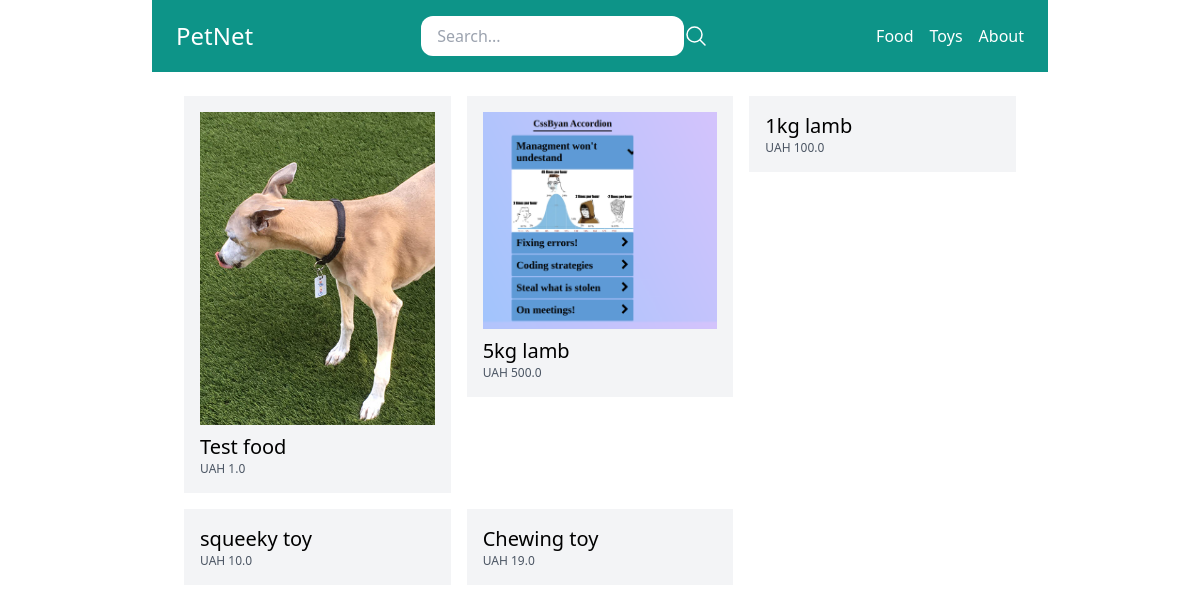
The app's page /, older data.
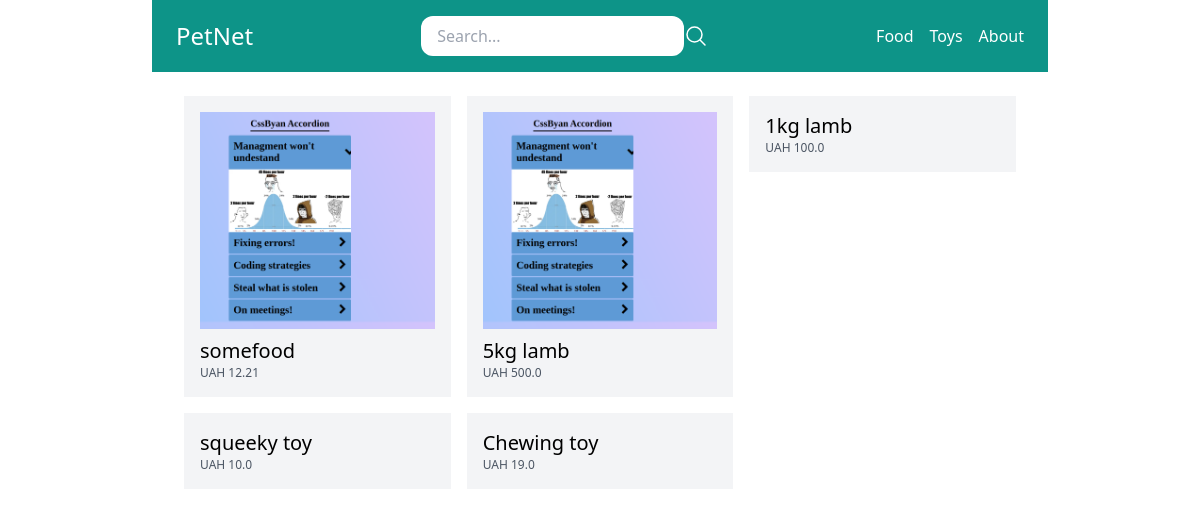
The same page, newer data.
### store/models.py (models this page shows, shortened)
class Category(models.Model):
    title = models.CharField(max_length=50)
    slug = models.SlugField(max_length=50)
    class Meta:
        verbose_name = 'Category'
        verbose_name_plural = 'Categories'

class Product(models.Model):
    DRAFT = 'draft'
    WAITING_APPROVAL = 'waitingapproval'
    ACTIVE = 'active'
    DELETED = 'deleted'
    STATUS_CHOICES = (
        (DRAFT, 'Draft'),
        (WAITING_APPROVAL, 'Waiting approval'),
        (ACTIVE, 'Active'),
        (DELETED, 'Deleted'),
    )
    user = models.ForeignKey(User, related_name='products', on_delete=models.CASCADE)
    category = models.ForeignKey(Category, related_name='products', on_delete=models.CASCADE)
    title = models.CharField(max_length=50)
    slug = models.SlugField(max_length=50)
    description = models.TextField(blank=True)
    price = models.IntegerField()
    image = models.ImageField(upload_to='uploads/product_images/', blank=True, null=True)
    created_at = models.DateTimeField(auto_now_add=True)
    updated_at = models.DateTimeField(auto_now=True)
    status = models.CharField(max_length=50, choices=STATUS_CHOICES, default=ACTIVE)
    class Meta:
        ordering = ("-created_at",)
    def get_display_price(self):
        return self.price / 100

### core/views.py (the view)
# urls.py: path('', frontpage, name='frontpage'),
def frontpage(request):
    products = Product.objects.filter(status=Product.ACTIVE)[0:6]
    return render(request, 'core/frontpage.html', {
        'products': products
    })

### store/templatetags/menu.py (called while the page is built)
@register.inclusion_tag('core/menu.html')
def menu():
    categories = Category.objects.all()
    return {'categories': categories}

### core/templates/core/frontpage.html (shortened to what this page needs)
{% extends 'core/base.html' %}
{%  block content %}
    {% include 'store/partials/products.html' %}
{% endblock %}

### core/templates/core/menu.html
{% for category in categories %}
<a href="{% url 'category_detail' category.slug %}" class="text-white">{{ category.title }}</a>
{% endfor %}
<a href="{% url 'about' %}" class="text-white">About</a>

### store/templates/store/partials/products.html
<div class="flex flex-wrap">
    {% for product in products %}
        <div class="product w-1/3 p-2">
            <div class="p-4 bg-gray-100">
                <a href="{% url 'product_detail' product.category.slug product.slug %}">
                    {% if product.image %}
                        <div class="image mb-2">
                            <img src="{{ product.image.url }}" alt="Image of {{ product.title }}">
                        </div>
                    {% endif %}
                        <h2 class="text-xl">{{ product.title }}</h2>
                    <p class="text-xs text-gray-600">UAH  {{ product.get_display_price }}</p>
                </a>
            </div>
        </div>
    {% endfor %}
</div>

Row changes from the older to the newer data that the page shows:
removed Product: image (picture), title "Test food", get_display_price "1.0"
added Product: image (picture), title "somefood", get_display_price "12.21"
